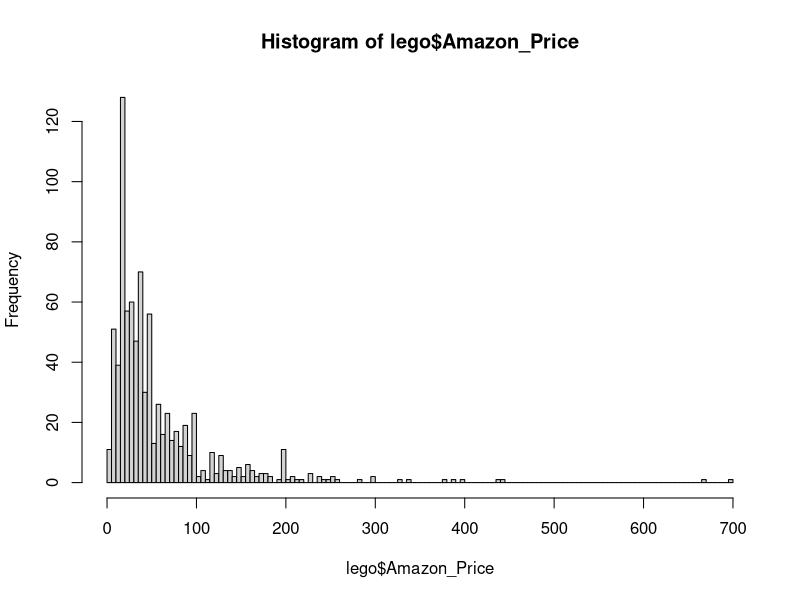
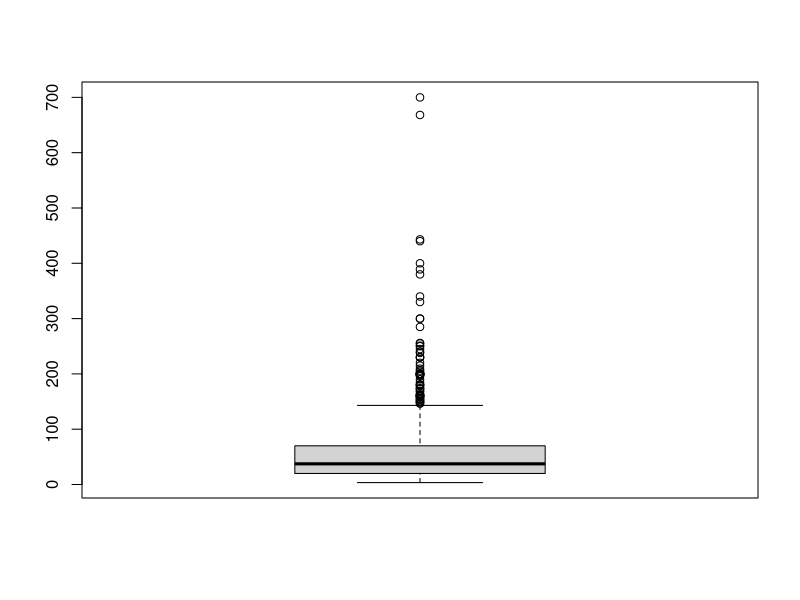

The R source for these figures, in order:
## ---- chunk 1
# Put all Required Packages Here
library(readr)
## ---- chunk 2
# loads a package needed to use the read_csv() function
# install package before first using it for the first time

lego <- read_csv("lego.csv")

# Alternative way to load lego (remove # to use)
# You can load a csv file directly from internet (i.e. Github)
# lego <- read_csv("https://raw.githubusercontent.com/JA-McLean/STOR455/master/data/lego.csv")
## ---- chunk 3
head(lego) #Vertically (Top 6 Rows by Default)
str(lego)  #Horizontally
## ---- chunk 4
#dataframe$variable

mean(lego$Amazon_Price,na.rm=T)
median(lego$Amazon_Price,na.rm=T)
sd(lego$Amazon_Price, na.rm=T)
## ---- chunk 5
hist(lego$Amazon_Price, breaks=100) #Use Help to Find Out How to Change # of Bins
boxplot(lego$Amazon_Price)
## ---- chunk 6
# Assignment operators in R: = vs. <-
# Notice Global Environment



